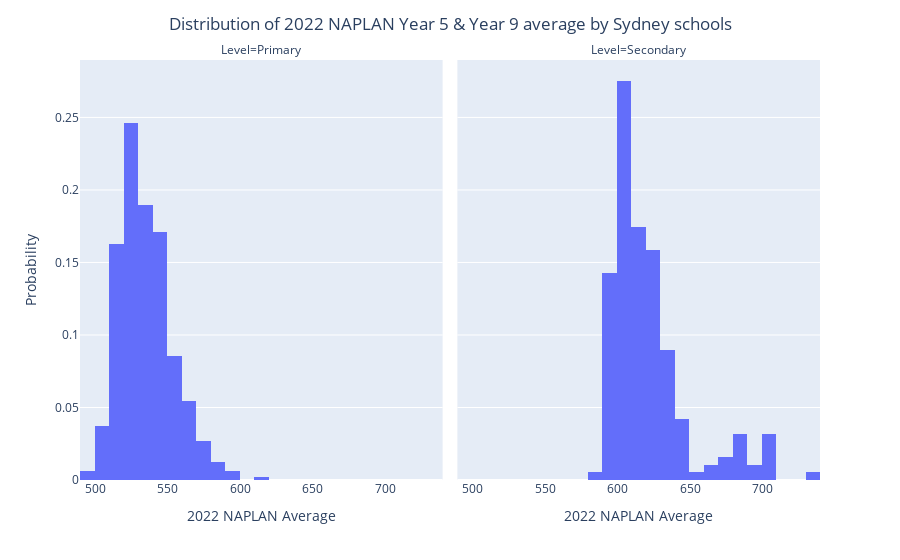

Notebook code for this chart:
### Code cell
print('Primary: ',df_prim['2022 NAPLAN Average'].describe())
print('Secondary:',df_second['2022 NAPLAN Average'].describe())

fig=px.histogram(df_school, x='2022 NAPLAN Average',histnorm ='probability',facet_col='Level')
fig.update_layout(title_text='Distribution of 2022 NAPLAN Year 5 & Year 9 average by Sydney schools',title_x=0.5,
                  yaxis_title_text='Probability')
fig.show()

### Figure 1 — Plotly figure (JSON) as saved in the notebook; plotly's stock layout.template omitted (floating-point values rounded to 4 significant figures; data arrays with more than 128 entries replaced by an {"elided": "..."} marker saying what was removed)
{"data": [{"alignmentgroup": "True", "bingroup": "x", "histnorm": "probability", "hovertemplate": "Level=Primary<br>2022 NAPLAN Average=%{x}<br>probability=%{y}<extra></extra>", "legendgroup": "", "marker": {"color": "#636efa", "pattern": {"shape": ""}}, "name": "", "offsetgroup": "", "orientation": "v", "showlegend": false, "type": "histogram", "x": {"elided": "480 int values"}, "xaxis": "x", "yaxis": "y"}, {"alignmentgroup": "True", "bingroup": "x", "histnorm": "probability", "hovertemplate": "Level=Secondary<br>2022 NAPLAN Average=%{x}<br>probability=%{y}<extra></extra>", "legendgroup": "", "marker": {"color": "#636efa", "pattern": {"shape": ""}}, "name": "", "offsetgroup": "", "orientation": "v", "showlegend": false, "type": "histogram", "x": {"elided": "189 int values"}, "xaxis": "x2", "yaxis": "y2"}], "layout": {"annotations": [{"font": {}, "showarrow": false, "text": "Level=Primary", "x": 0.245, "xanchor": "center", "xref": "paper", "y": 1, "yanchor": "bottom", "yref": "paper"}, {"font": {}, "showarrow": false, "text": "Level=Secondary", "x": 0.755, "xanchor": "center", "xref": "paper", "y": 1, "yanchor": "bottom", "yref": "paper"}], "barmode": "relative", "legend": {"tracegroupgap": 0}, "margin": {"t": 60}, "title": {"text": "Distribution of 2022 NAPLAN Year 5 & Year 9 average by Sydney schools", "x": 0.5}, "xaxis": {"anchor": "y", "domain": [0, 0.49], "title": {"text": "2022 NAPLAN Average"}}, "xaxis2": {"anchor": "y2", "domain": [0.51, 1], "matches": "x", "title": {"text": "2022 NAPLAN Average"}}, "yaxis": {"anchor": "x", "domain": [0, 1], "title": {"text": "Probability"}}, "yaxis2": {"anchor": "x2", "domain": [0, 1], "matches": "y", "showticklabels": false}}}
